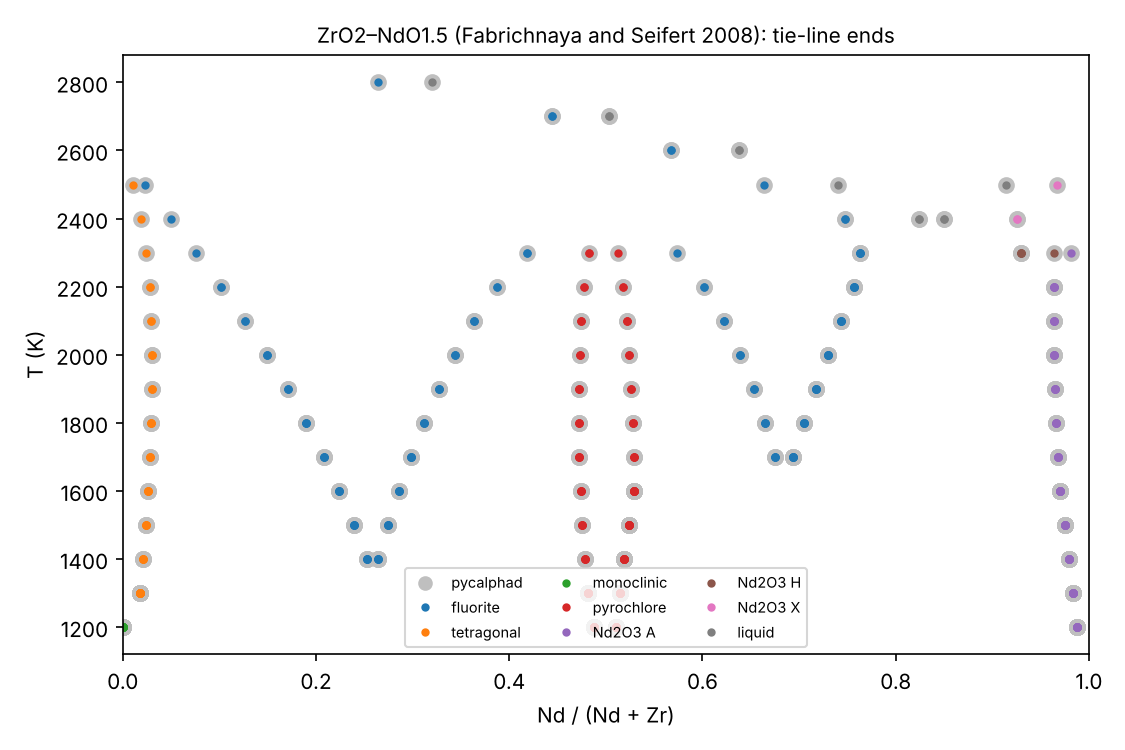

Reproduce this figure in Python.
"""The ZrO₂–Nd₂O₃ section, with charged sublattice phases (issue #6).

Fabrichnaya and Seifert describe the oxide solid solutions with charged species
in the compound energy formalism:

- fluorite (cubic ZrO₂), tetragonal and monoclinic ZrO₂: (Nd³⁺, Zr⁴⁺)₂(O²⁻, Va)₄;
- pyrochlore Nd₂Zr₂O₇: five sublattices, with vacancies on the oxygen sites;
- the A, H and X forms of Nd₂O₃: (Nd³⁺, Zr⁴⁺)₂(O²⁻)₃(O²⁻, Va);
- the liquid: an ionic liquid (Nd³⁺, Zr⁴⁺)(O²⁻).

A configuration is physical only if it is neutral, Σ_s a_s Σ_c q_c y_s,c = 0. That
is an extra equality on each charged phase's site fractions: in the restricted
solve, in every pricing problem, and in the boundary-slab bound, which drops boxes
whose charge interval excludes 0. With fixed valences (Nd³⁺, Zr⁴⁺, O²⁻) and a
neutral overall composition, the phases' neutrality rows sum to what the element
balance already fixes, so the restricted solve drops one of them.

The section is the line from ZrO₂ to NdO₁.₅: per mole of cations, Nd = a,
Zr = 1 − a, O = 1.5a + 2(1 − a). This script maps it (1200–2800 K) with local
pricing, maps it with pycalphad on the same database, compares both maps, and
plots the result.

Reference: O. Fabrichnaya and H. J. Seifert, *Assessment of thermodynamic
functions in the ZrO₂–Nd₂O₃–Al₂O₃ system*, Calphad 32 (2008) 142–151 (TDB file by
T. Abe, K. Hashimoto and Y. Sawada, NIMS, 2013).

Run with ``uv run python examples/zro2_nd2o3.py`` (about 10 minutes). It writes
examples/zro2_nd2o3.png.
"""

import time
from pathlib import Path

import matplotlib.pyplot as plt
import numpy as np

from discopt.calphad import ThermoDatabase, equilibrium
from discopt.calphad.equilibrium.certificate import CertificateLevel

HERE = Path(__file__).parent
EL = ("ND", "ZR", "O")
TEMPS = np.arange(1200.0, 2801.0, 100.0)
AS = np.linspace(0.02, 0.98, 25)  # cation fraction of Nd


def tdb_path():
    import pycalphad

    return Path(pycalphad.__file__).parent / "tests" / "databases" / "al2o3_nd2o3_zro2.tdb"


db = ThermoDatabase.from_tdb(tdb_path())
models = db.phase_models(EL)
phases = list(models.values())
print("phases:", sorted(models))
NAMES = {
    "FLUO": "F",
    "TETR": "T",
    "MONO": "M",
    "PYRO": "P",
    "ND2O3_A": "A",
    "ND2O3_H": "H",
    "ND2O3_X": "X",
    "I_LIQUID": "L",
}


def b_of(a):
    return np.array([a, 1 - a, 1.5 * a + 2 * (1 - a)])


def two_phase(sets):
    sets = sorted(sets)
    return (tuple(n for n, _ in sets), sets) if len(sets) == 2 else None


t = time.time()
ours, failed = {}, 0
for T in TEMPS:
    for a in AS:
        r = equilibrium(phases, b=b_of(a), T=float(T), certify="none")
        if r.certificate.level < CertificateLevel.STABILITY_SEARCHED:
            failed += 1
            continue
        sets = [
            (NAMES[cs.phase.name], round(float(cs.x[0] / (cs.x[0] + cs.x[1])), 4))
            for cs in r.composition_sets
            if cs.amount > 1e-8
        ]
        ours[(float(T), float(a))] = sorted(sets)
print(f"discopt-calphad: {time.time() - t:.0f} s, {failed} of {len(TEMPS) * len(AS)} points failed")

from pycalphad import Database  # noqa: E402
from pycalphad import equilibrium as peq  # noqa: E402
from pycalphad import variables as v  # noqa: E402

pdb = Database(str(tdb_path()))
t = time.time()
ref = {}
for T in TEMPS:
    for a in AS:
        x = b_of(a) / b_of(a).sum()
        eq = peq(
            pdb, [*EL, "VA"], sorted(models), {v.X("ND"): x[0], v.X("ZR"): x[1], v.T: float(T), v.P: 101325, v.N: 1}
        )
        names = [str(p) for p in np.squeeze(eq.Phase.values) if p]
        X = np.atleast_2d(np.squeeze(eq.X.values))[: len(names)]  # components sorted: ND, O, ZR
        ref[(float(T), float(a))] = sorted((NAMES[n], round(float(c[0] / (c[0] + c[2])), 4)) for n, c in zip(names, X))
print(f"pycalphad: {time.time() - t:.0f} s")

same = 0
for key, sets in ours.items():
    rs = ref[key]
    if [n for n, _ in sets] == [n for n, _ in rs] and np.allclose([c for _, c in sets], [c for _, c in rs], atol=2e-3):
        same += 1
    else:
        print(f"  {key[0]:6.0f} K a={key[1]:.2f}: ours {sets}  pycalphad {rs}")
print(f"same phases and compositions at {same} of {len(ours)} points")

fig, ax = plt.subplots(figsize=(7.5, 5))
colors = {"F": "C0", "T": "C1", "M": "C2", "P": "C3", "A": "C4", "H": "C5", "X": "C6", "L": "C7"}
for tl, style in [(ref, dict(color="0.75", ms=7)), (ours, dict(ms=3))]:
    for (T, _), sets in tl.items():
        if len(sets) == 2:
            for n, c in sets:
                kw = dict(style)
                kw.setdefault("color", colors[n])
                ax.plot([c], [T], "o", **kw)
ax.plot([], [], "o", color="0.75", label="pycalphad")
labels = {
    "F": "fluorite",
    "T": "tetragonal",
    "M": "monoclinic",
    "P": "pyrochlore",
    "A": "Nd2O3 A",
    "H": "Nd2O3 H",
    "X": "Nd2O3 X",
    "L": "liquid",
}
for n, c in colors.items():
    ax.plot([], [], "o", color=c, ms=3, label=labels[n])
ax.set_xlabel("Nd / (Nd + Zr)")
ax.set_ylabel("T (K)")
ax.set_xlim(0, 1)
ax.set_title("ZrO2–NdO1.5 (Fabrichnaya and Seifert 2008): tie-line ends", fontsize=10)
ax.legend(fontsize=7, loc="lower center", ncol=3)
fig.tight_layout()
fig.savefig(HERE / "zro2_nd2o3.png", dpi=150)
print("wrote", HERE / "zro2_nd2o3.png")
